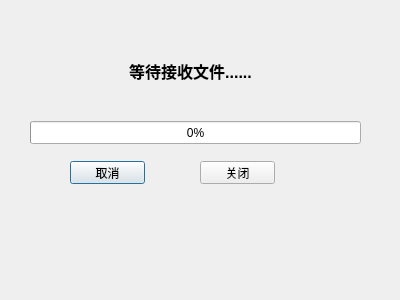
<?xml version="1.0" encoding="UTF-8"?>
<ui version="4.0">
 <class>tcp_re_file</class>
 <widget class="QDialog" name="tcp_re_file">
  <property name="geometry">
   <rect>
    <x>0</x>
    <y>0</y>
    <width>400</width>
    <height>300</height>
   </rect>
  </property>
  <property name="windowTitle">
   <string>Dialog</string>
  </property>
  <widget class="QLabel" name="tcpClientStatuslabel">
   <property name="geometry">
    <rect>
     <x>30</x>
     <y>40</y>
     <width>321</width>
     <height>61</height>
    </rect>
   </property>
   <property name="font">
    <font>
     <pointsize>12</pointsize>
     <weight>75</weight>
     <bold>true</bold>
    </font>
   </property>
   <property name="text">
    <string>等待接收文件......</string>
   </property>
   <property name="alignment">
    <set>Qt::AlignCenter</set>
   </property>
  </widget>
  <widget class="QProgressBar" name="progressBar">
   <property name="geometry">
    <rect>
     <x>30</x>
     <y>121</y>
     <width>331</width>
     <height>23</height>
    </rect>
   </property>
   <property name="value">
    <number>0</number>
   </property>
  </widget>
  <widget class="QPushButton" name="tcpClientBtn">
   <property name="geometry">
    <rect>
     <x>70</x>
     <y>161</y>
     <width>75</width>
     <height>23</height>
    </rect>
   </property>
   <property name="text">
    <string>取消</string>
   </property>
  </widget>
  <widget class="QPushButton" name="tcpClientCloseBtn">
   <property name="geometry">
    <rect>
     <x>200</x>
     <y>161</y>
     <width>75</width>
     <height>23</height>
    </rect>
   </property>
   <property name="text">
    <string>关闭</string>
   </property>
  </widget>
 </widget>
 <resources/>
 <connections/>
</ui>
